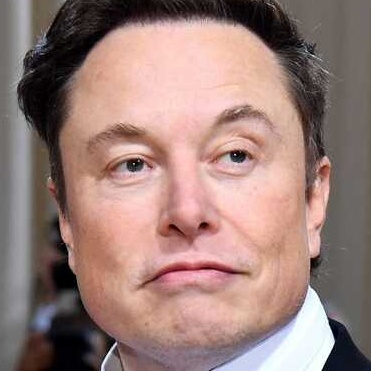
#> input picture output/elon_0.jpg, 371 x 371 px, given as the content of the folder ../input, which was not available
$ python main.py
#> lines starting #> are read from the running program, lines starting #| are printed output that depends on the picture; pictures that were not available may be replaced by others from this repository, and a replacement may not be noted
import cv2
import os

face_cascade = cv2.CascadeClassifier('haarcascade_frontalface_default.xml')
eye_cascade = cv2.CascadeClassifier('haarcascade_eye.xml')

constant_value = 0.5

resize_image = False

resize_dimension = 512

def cropface(image):
#> called with image = '../input/elon_0.jpg'
    img = cv2.imread(image)
#> img is the input picture: shape (371, 371, 3); mean B, G, R 121, 127.1, 154.9
    height, width, channels = img.shape
#> height = 371; width = 371; channels = 3
    gray = cv2.cvtColor(img, cv2.COLOR_BGR2GRAY)
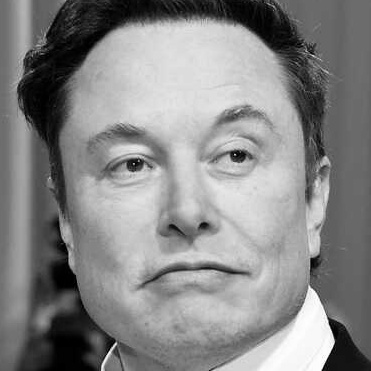
#> gray: shape (371, 371); min 0, max 254, mean 134.7
    faces = face_cascade.detectMultiScale(gray, 1.1, 4)
#> faces = [[42, 39, 289, 289]]

    for idex, (x, y, w, h) in enumerate(faces):
        hp_1 = x
        hp_2 = (width - (x+w))
        vp_1 = y
        vp_2 = (height - (y+h))

        padding_x = hp_1
        padding_y = vp_1
        padding = 100
        if(hp_1 > hp_2):
            padding_x = hp_2
        if(vp_1 > vp_2):
            padding_y = vp_2

        if (padding_x > padding_y):
            padding = padding_y
        else:
            padding = padding_x

        if(padding >= w * constant_value):
            padding = int(w * constant_value)

        if(padding %2 != 0):
            padding = padding - 1


        faces = img[(y - padding):(y + h + padding), (x - padding):(x + w + padding)]
        gray = gray[(y - padding):(y + h + padding), (x - padding):(x + w + padding)]
        gray_faces = eye_cascade.detectMultiScale(gray)
        if(not len(gray_faces)):
            print(f"There is no eye on this face OMG, skipping {image}")
        else:
            output = f"../output/{idex}_{image.split('/')[-1]}"
            if(resize_image):
                cv2.imwrite(output, cv2.resize(faces, (resize_dimension, resize_dimension)))
            else:
                cv2.imwrite(output, faces)
#> this loop made 1 pass
#> (idex, x, y, w, h, hp_1, hp_2, vp_1) on pass 1: (0, 42, 39, 289, 289, 42, 40, 39)
#> pass 1, in cropface, `faces = img[(y - padding):(y + h + padding), (x - padding):(x + w + pa..`:
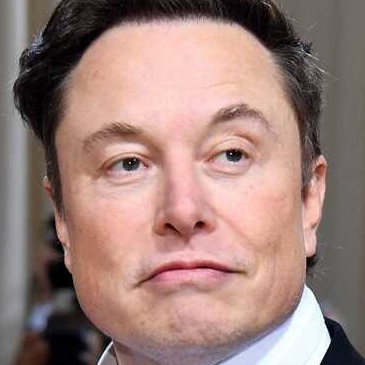
#> faces: shape (365, 365, 3); mean B, G, R 121.5, 127.9, 156.4
#> pass 1, in cropface, `gray = gray[(y - padding):(y + h + padding), (x - padding):(x + w + pa..`:
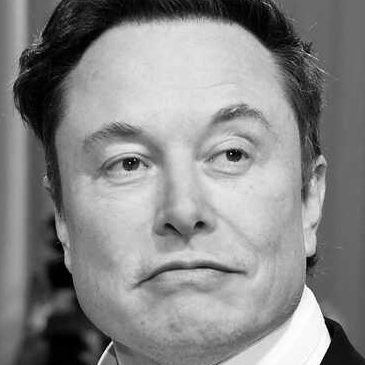
#> gray: shape (365, 365); min 0, max 254, mean 135.7

if __name__ == "__main__":
    dir_path = "../input"
    res = os.listdir(dir_path)
    for file in res:
        cropface(f"{dir_path}/{file}")
